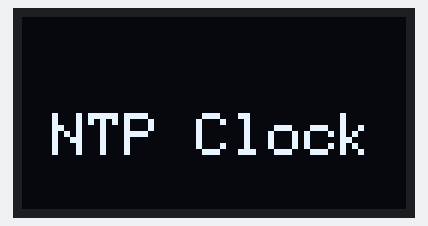
Recording of a sketch running on a simulated ESP32. On the bench: 128×64 one-colour display. WiFi joins after 1.5 s; servers stay silent unless stated; the local clock reads 2024-03-15 10:24:30 at power-on unless the sketch sets it; what the sketch prints to the serial monitor is not drawn.

Above: at 1.6 s.
At 4.1 s:
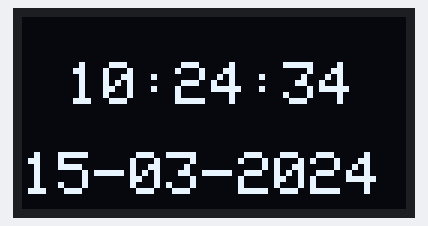
At 8.2 s:
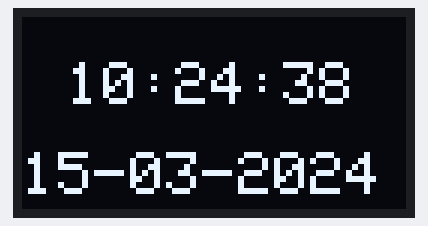
At 12.4 s:
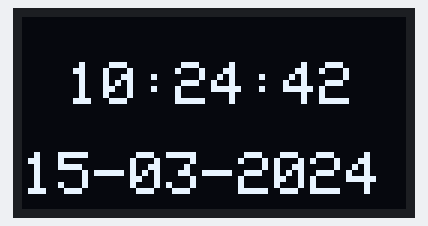
At 20.6 s:
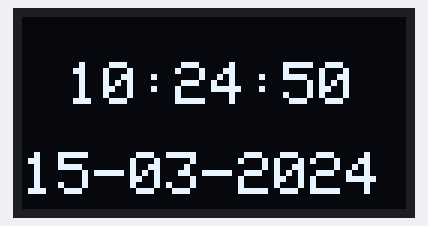
At 38.0 s:
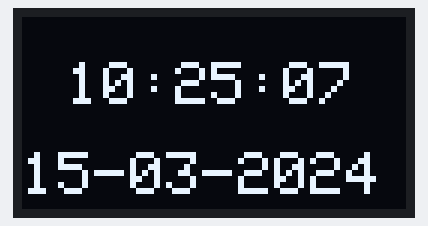

Measured:
- what the display in image 0 shows lasts 2.5 s, from 1.6 s to 4.1 s
- what the display in image 1 shows lasts 1.0 s, from 4.1 s to 5.1 s

The sketch:

ESP32_OLEDaf_NTPclock.ino
```cpp
// ----------------------------------------
//  ESP32_OLEDaf_NTPclock
//  Author: EA5JTT
//  Data: 20250118
//  Tested:
//  - Lilygo ESP32 LoRa T3_V1.6.1 (ESP PICO-D4 in Arduino iDE)
//  - ESP32-WROMM-32D + OLED 0.9  (ESP WROOM DA in Arduino iDE))
//  Procedure:
//  - Read Internet NTP time
//  - Display time in OLED screen
//  Next Projects:
//  - Read GPS/GNSS time with ESP32 LoRa GPS/GNSS board
//  - LoRa transmision time
//  More projects and ideeas in https://sonotrigger-software.blogspot.com/
//  You can use this program, but you must keep this announcement
// ----------------------------------------
//
// Include section: wifi, time,spi, wire, adafruit OLED
#include <WiFi.h>
#include <time.h>
struct tm timeinfo;
#include <SPI.h>
#include <Wire.h>
#include <Adafruit_GFX.h>
#include <Adafruit_SSD1306.h>

// Inicialize section: OLED 0.95 B/W
#define SCREEN_WIDTH 128 // OLED display width, in pixels
#define SCREEN_HEIGHT 64 // OLED display height, in pixels

// Declaration for an SSD1306 display connected to I2C (SDA, SCL pins)
#define OLED_RESET     -1 // Reset pin # (or -1 if sharing Arduino reset pin)
Adafruit_SSD1306 display(SCREEN_WIDTH, SCREEN_HEIGHT, &Wire, OLED_RESET);
// Define section
// Debug ON = true Debug OFF = false
#define USE_SERIAL true
// WIFI
//const char* wifi_ssid = "<WiFi SSID here>";   // WiFi SSID
//const char* wifi_pwd = "<WiFi password here>";    // WiFi password
const char* wifi_ssid = "TP-Link_7254";   // WiFi SSID
const char* wifi_pwd = "63341379";    // WiFi password
// NTP https://www.ntppool.org/es/use.html
const char* ntpServer = "pool.ntp.org";
const long  gmtOffset_sec = 3600;       // GMT +/- in seconds
const int   daylightOffset_sec = 0;  // Daylight savings 0|3600
// Global variables
long every1s;
long every10s;

//  Serial print (debug)
void debug(String text, bool newline = true)
{
  #if USE_SERIAL
    if (newline) { Serial.println(text); }
    else  { Serial.print(text); }
  #endif
}
//          Setup   section
void setup()
{
  // Serial monitor 9600, if debuger=true and serial not OK waiting
  #if USE_SERIAL
    delay(1000);
    Serial.begin(9600);
    while (!Serial) {
      ;
    }
    delay(500);
    debug(" Serial monitor OK");
  #endif
  // OLED screnn
  // if OLED not OK waiting forever
  if(!display.begin(SSD1306_SWITCHCAPVCC, 0x3C)) {
    debug("SSD1306 allocation failed");
    for(;;);
    display.clearDisplay();
  }
  // if OLED = OK display LOGO
  display.clearDisplay();             // Sreen clear
  display.setTextSize(2);             // Normal 1:1 pixel scale
  display.setTextColor(WHITE);        //  white color
  display.setCursor(10,32);           // Draw white text X=10,Y=32
  display.println(F("NTP Clock"));    // TEXT
  display.display();
  // WiFi and NTPconexion, if NOT OK then restart ESP32
  if (WiFiConnect())
  {
    NTPConnect();
  }
  else
  {
    delay(5000);
    ESP.restart();
  }
  every1s = millis();
  every10s = millis();
}

// MAIN Section
void loop()
{
  // Every 1s
  if (millis() > every1s + 1000)
  {
    // Print the local time
    display.clearDisplay();
    printLocalTime();
    every1s = millis();
  }
  // Every 10s check wiFi if not OK reconnect
  if (millis() > every10s + 10000)
  {
    display.clearDisplay();
    if (WiFi.status() != WL_CONNECTED)
    {

      debug("WiFi down, trying to re-connect");
      WiFi.reconnect();
    }
    every10s = millis();
  }
}

// Funtion section
// Connect to AP
bool WiFiConnect()
{
  int NAcounts = 0;
  WiFi.begin(wifi_ssid, wifi_pwd); // SSID, password

  #if USE_SERIAL
    WiFi.printDiag(Serial);
  #endif

  debug("Connecting to WiFi ", false);
  while (WiFi.status() != WL_CONNECTED && (NAcounts < 10))
  {
    debug(".", false);
    delay(500);
    NAcounts++;
  }

  if (WiFi.status() != WL_CONNECTED)
  {
    debug(" could not connect");
    return false;
  }
  else
  {
    debug("Connected with IP", false);
    debug(WiFi.localIP().toString().c_str());
    /*
      true: module will try to reestablish lost connection to the AP
      false: module will stay disconnected
      Note: running setAutoReconnect(true) when module is already disconnected will not make it reconnect to the access point. Instead reconnect() should be used.
    */
    WiFi.setAutoReconnect(true);
    // WiFi.persistent(true);
    return true;
  }
}

// Connect to NTP server
bool NTPConnect()
{
  int NAcounts = 0;
  debug("Connecting to NTP server ", false);
  configTime(gmtOffset_sec, daylightOffset_sec, ntpServer);
  while ( (!getLocalTime(&timeinfo)) && (NAcounts < 3) )
  {
    debug(".", false);
    delay(500);
    NAcounts++;
  }
  if (getLocalTime(&timeinfo))
  {
    debug(" connected");
    return true;
  }
  else
  {
    debug(" could not connect");
    return false;
  }
}

// Print local time on the display
void printLocalTime() {
  // time.h: https://www.tutorialspoint.com/c_standard_library/time_h.htm
  // Time formats: http://www.cplusplus.com/reference/ctime/strftime/
  // https://randomnerdtutorials.com/esp32-date-time-ntp-client-server-arduino/

  getLocalTime(&timeinfo);

  char timeHour[3];
  strftime(timeHour, 3, "%H", &timeinfo);
  char timeMinutes[3];
  strftime(timeMinutes, 3, "%M", &timeinfo);
  char timeSeconds[3];
  strftime(timeSeconds, 3, "%S", &timeinfo);

  char dateYear[5];
  strftime(dateYear, 5, "%Y", &timeinfo);
  char dateMonth[3];
  strftime(dateMonth, 3, "%m", &timeinfo);
  char dateDay[3];
  strftime(dateDay, 3, "%d", &timeinfo);

  String timeString = timeHour;
  timeString = timeString + ":";
  timeString = timeString + timeMinutes;
  timeString = timeString + ":";
  timeString = timeString + timeSeconds;

  String dateString = dateDay;
  dateString = dateString + "-";
  dateString = dateString + dateMonth;
  dateString = dateString + "-";
  dateString = dateString + dateYear;

  debug(timeString, false);
  debug(" - ", false);
  debug(dateString);

  // strftime(timePrint,3, "%A, %B %d %Y %H:%M:%S", &timeinfo);

  display.setTextSize(2);             // Normal 1:1 pixel scale
  display.setTextColor(WHITE);        // Draw white text
  display.setCursor(15,15);             // Start at top-left corner
  display.println(timeString);

  display.setTextSize(2);             // Normal 1:1 pixel scale
  display.setTextColor(WHITE);        // Draw white text
  display.setCursor(0,45);             // Start at top-left corner
  display.println(dateString);


  display.display();
}
```
